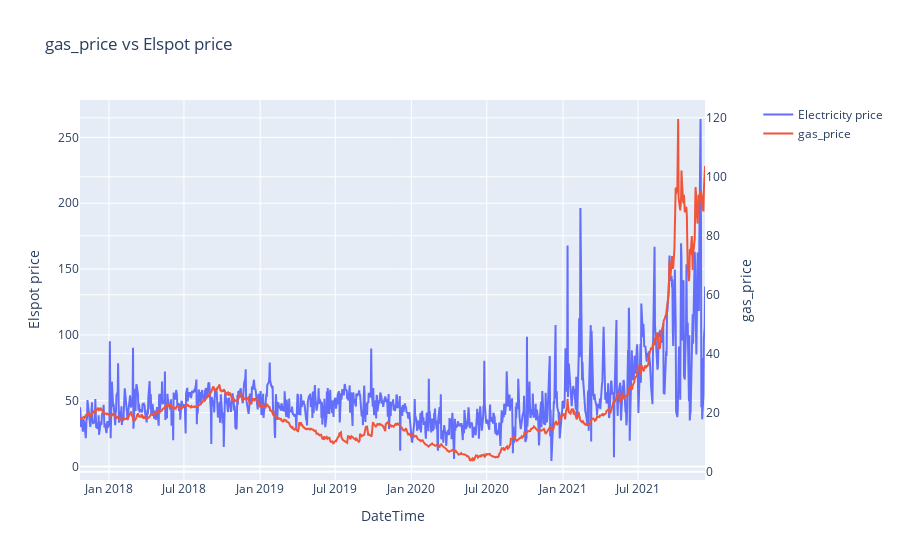

The notebook cell saved with this chart:
### Code cell
plot_correlation("gas_price", df=gas_combined_nord)

### Figure 1 — Plotly figure (JSON) as saved in the notebook; plotly's stock layout.template omitted (floating-point values rounded to 4 significant figures; data arrays with more than 128 entries replaced by an {"elided": "..."} marker saying what was removed)
{"data": [{"name": "Electricity price", "type": "scatter", "x": {"elided": "1036 str values"}, "xaxis": "x", "y": {"elided": "1036 float values"}, "yaxis": "y"}, {"name": "gas_price", "type": "scatter", "x": {"elided": "1036 str values"}, "xaxis": "x", "y": {"elided": "1036 float values"}, "yaxis": "y2"}], "layout": {"title": {"text": "gas_price vs Elspot price"}, "xaxis": {"anchor": "y", "domain": [0, 0.94], "title": {"text": "DateTime"}}, "yaxis": {"anchor": "x", "domain": [0, 1], "title": {"text": "Elspot price"}}, "yaxis2": {"anchor": "x", "overlaying": "y", "side": "right", "title": {"text": "gas_price"}}}}
